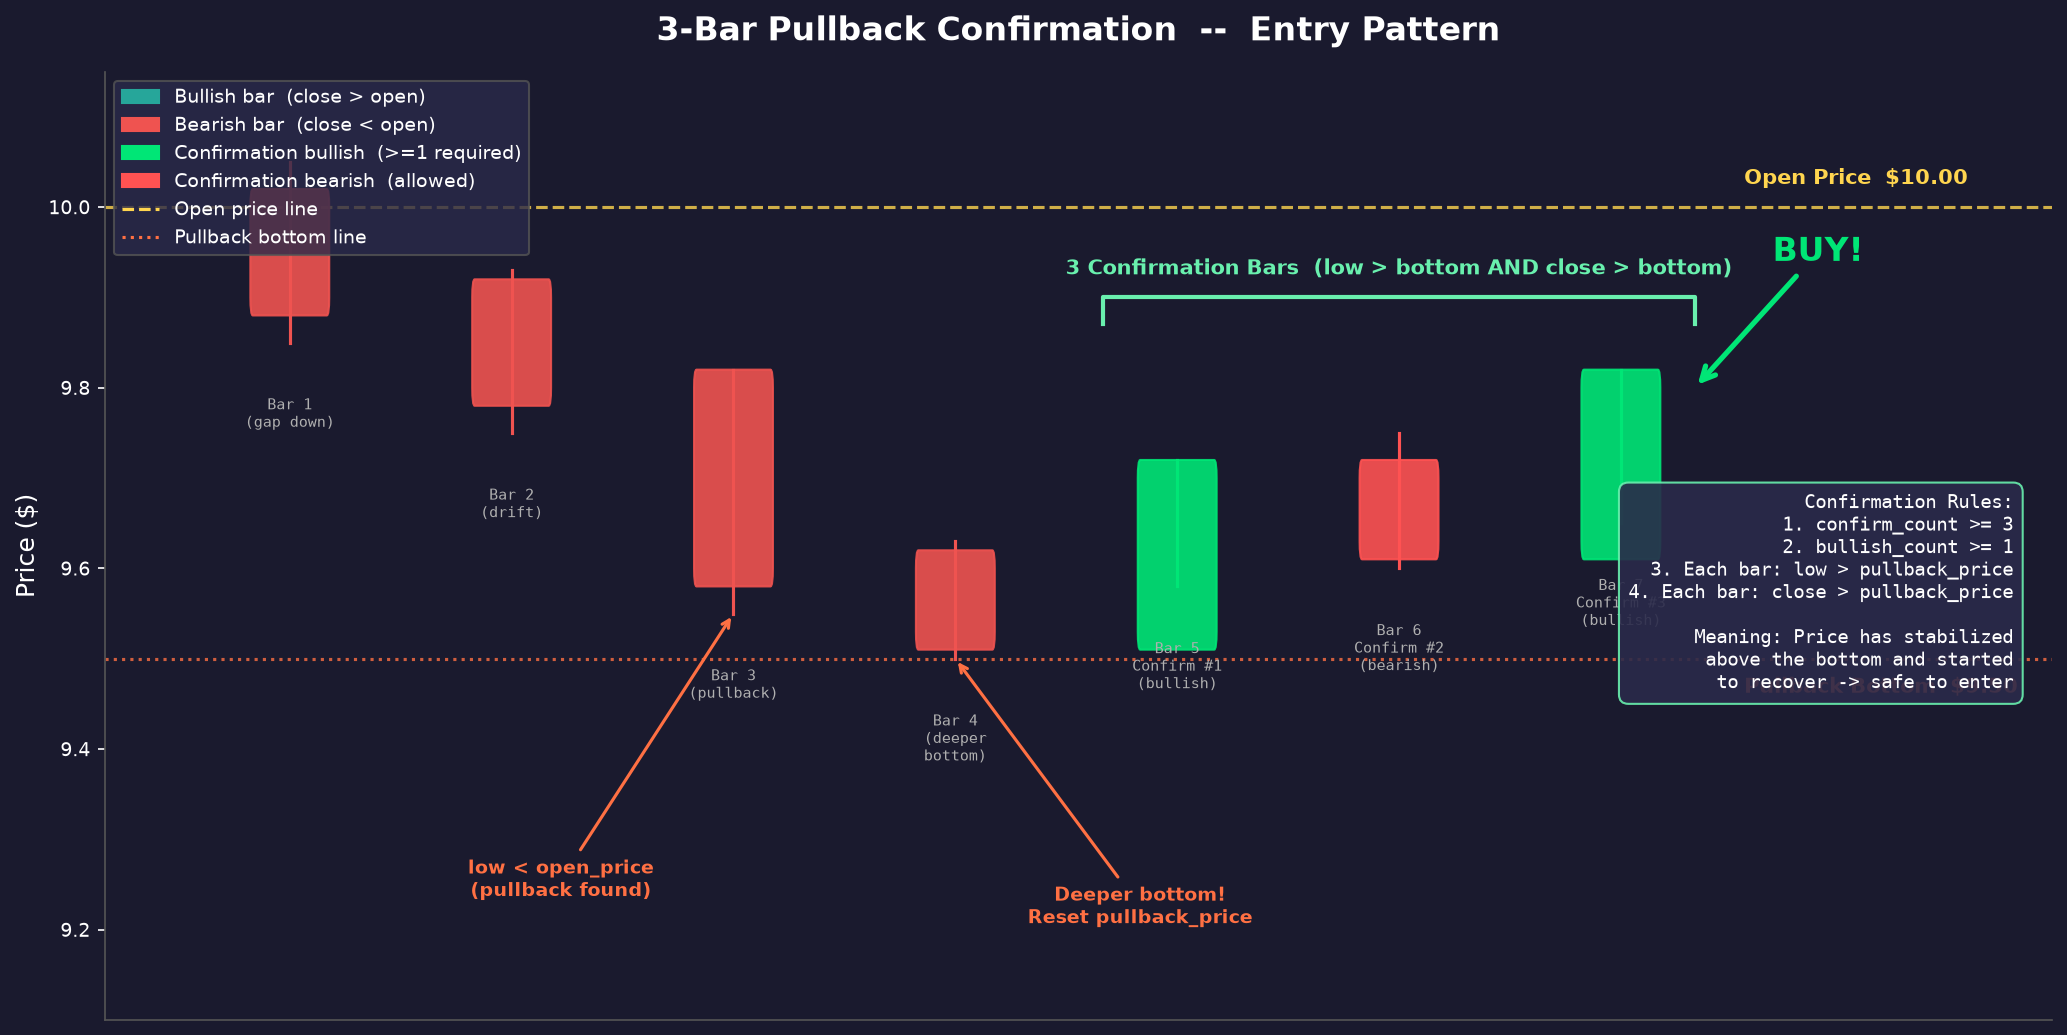

The Python source for this figure:
"""3-bar Pullback Confirmation Entry Pattern - Visualization"""
import matplotlib.pyplot as plt
import matplotlib.patches as mpatches
from matplotlib.patches import FancyBboxPatch

fig, ax = plt.subplots(figsize=(14, 7))
fig.patch.set_facecolor('#1a1a2e')
ax.set_facecolor('#1a1a2e')

open_price = 10.00

# Bars: (open, high, low, close, label, color_override)
bars = [
    (10.00, 10.05, 9.85, 9.90, "Bar 1\n(gap down)", None),
    (9.90, 9.93, 9.75, 9.80, "Bar 2\n(drift)", None),
    (9.80, 9.82, 9.55, 9.60, "Bar 3\n(pullback)", None),
    (9.60, 9.63, 9.50, 9.53, "Bar 4\n(deeper\nbottom)", None),
    (9.53, 9.72, 9.58, 9.70, "Bar 5\nConfirm #1\n(bullish)", '#00e676'),
    (9.70, 9.75, 9.60, 9.63, "Bar 6\nConfirm #2\n(bearish)", '#ff5252'),
    (9.63, 9.82, 9.65, 9.80, "Bar 7\nConfirm #3\n(bullish)", '#00e676'),
]

pullback_price = 9.50
buy_price = 9.80

bar_width = 0.6
spacing = 1.8
x_positions = [i * spacing for i in range(len(bars))]

for i, (o, h, l, c, label, color_override) in enumerate(bars):
    x = x_positions[i]
    is_bullish = c >= o

    if color_override:
        body_color = color_override
        wick_color = color_override
    elif is_bullish:
        body_color = '#26a69a'
        wick_color = '#26a69a'
    else:
        body_color = '#ef5350'
        wick_color = '#ef5350'

    # Wick
    ax.plot([x, x], [l, h], color=wick_color, linewidth=1.5, zorder=2)

    # Body
    body_bottom = min(o, c)
    body_height = abs(c - o)
    if body_height < 0.02:
        body_height = 0.02
    rect = FancyBboxPatch(
        (x - bar_width / 2, body_bottom), bar_width, body_height,
        boxstyle="round,pad=0.02",
        facecolor=body_color, edgecolor=body_color, alpha=0.9, zorder=3
    )
    ax.add_patch(rect)

    # Label
    ax.text(x, l - 0.06, label, ha='center', va='top',
            fontsize=7, color='#b0b0b0', fontfamily='monospace')

# ── Reference lines ──
ax.axhline(y=open_price, color='#ffd54f', linestyle='--', linewidth=1.5, alpha=0.8)
ax.text(x_positions[-1] + 1.0, open_price + 0.02, 'Open Price  $10.00',
        color='#ffd54f', fontsize=10, fontweight='bold', va='bottom')

ax.axhline(y=pullback_price, color='#ff7043', linestyle=':', linewidth=1.5, alpha=0.8)
ax.text(x_positions[-1] + 1.0, pullback_price - 0.02, 'Pullback Bottom  $9.50',
        color='#ff7043', fontsize=10, fontweight='bold', va='top')

# ── Annotations ──
ax.annotate('low < open_price\n(pullback found)',
            xy=(x_positions[2], 9.55), xytext=(x_positions[2] - 1.4, 9.28),
            fontsize=9, color='#ff7043', fontweight='bold',
            arrowprops=dict(arrowstyle='->', color='#ff7043', lw=1.5),
            ha='center', va='top')

ax.annotate('Deeper bottom!\nReset pullback_price',
            xy=(x_positions[3], 9.50), xytext=(x_positions[3] + 1.5, 9.25),
            fontsize=9, color='#ff7043', fontweight='bold',
            arrowprops=dict(arrowstyle='->', color='#ff7043', lw=1.5),
            ha='center', va='top')

# Bracket for 3 confirm bars
bx_start = x_positions[4] - 0.6
bx_end = x_positions[6] + 0.6
by = 9.90
ax.plot([bx_start, bx_start, bx_end, bx_end],
        [by - 0.03, by, by, by - 0.03],
        color='#69f0ae', linewidth=2)
ax.text((bx_start + bx_end) / 2, by + 0.02,
        '3 Confirmation Bars  (low > bottom AND close > bottom)',
        ha='center', va='bottom', fontsize=10, color='#69f0ae', fontweight='bold')

# BUY arrow
buy_x = x_positions[6] + 0.6
ax.annotate('BUY!',
            xy=(buy_x, buy_price), xytext=(buy_x + 1.0, buy_price + 0.15),
            fontsize=16, color='#00e676', fontweight='bold',
            arrowprops=dict(arrowstyle='->', color='#00e676', lw=2.5),
            ha='center', va='center')

# ── Legend ──
legend_items = [
    mpatches.Patch(color='#26a69a', label='Bullish bar  (close > open)'),
    mpatches.Patch(color='#ef5350', label='Bearish bar  (close < open)'),
    mpatches.Patch(color='#00e676', label='Confirmation bullish  (>=1 required)'),
    mpatches.Patch(color='#ff5252', label='Confirmation bearish  (allowed)'),
    plt.Line2D([0], [0], color='#ffd54f', linestyle='--', label='Open price line'),
    plt.Line2D([0], [0], color='#ff7043', linestyle=':', label='Pullback bottom line'),
]
ax.legend(handles=legend_items, loc='upper left', fontsize=9,
          facecolor='#2a2a4a', edgecolor='#555', labelcolor='white')

# ── Rules box ──
rules = (
    "Confirmation Rules:\n"
    "1. confirm_count >= 3\n"
    "2. bullish_count >= 1\n"
    "3. Each bar: low > pullback_price\n"
    "4. Each bar: close > pullback_price\n"
    "\n"
    "Meaning: Price has stabilized\n"
    "above the bottom and started\n"
    "to recover -> safe to enter"
)
ax.text(0.98, 0.45, rules, transform=ax.transAxes,
        fontsize=9, color='white', fontfamily='monospace',
        verticalalignment='center', horizontalalignment='right',
        bbox=dict(boxstyle='round,pad=0.5', facecolor='#2a2a4a', edgecolor='#69f0ae', alpha=0.9))

# ── Axes ──
ax.set_xlim(-1.5, x_positions[-1] + 3.5)
ax.set_ylim(9.10, 10.15)
ax.set_ylabel('Price ($)', color='white', fontsize=12)
ax.tick_params(colors='white', labelsize=9)
ax.spines['bottom'].set_color('#555')
ax.spines['left'].set_color('#555')
ax.spines['top'].set_visible(False)
ax.spines['right'].set_visible(False)
ax.set_xticks([])

ax.set_title('3-Bar Pullback Confirmation  --  Entry Pattern',
             color='white', fontsize=16, fontweight='bold', pad=15)

plt.tight_layout()
plt.savefig('/Users/stonewang2014/gap-scanner/rossway_daytrade_0.1/chart_3bar_entry.png',
            dpi=150, bbox_inches='tight', facecolor='#1a1a2e')
plt.close()
print("Saved chart_3bar_entry.png")
